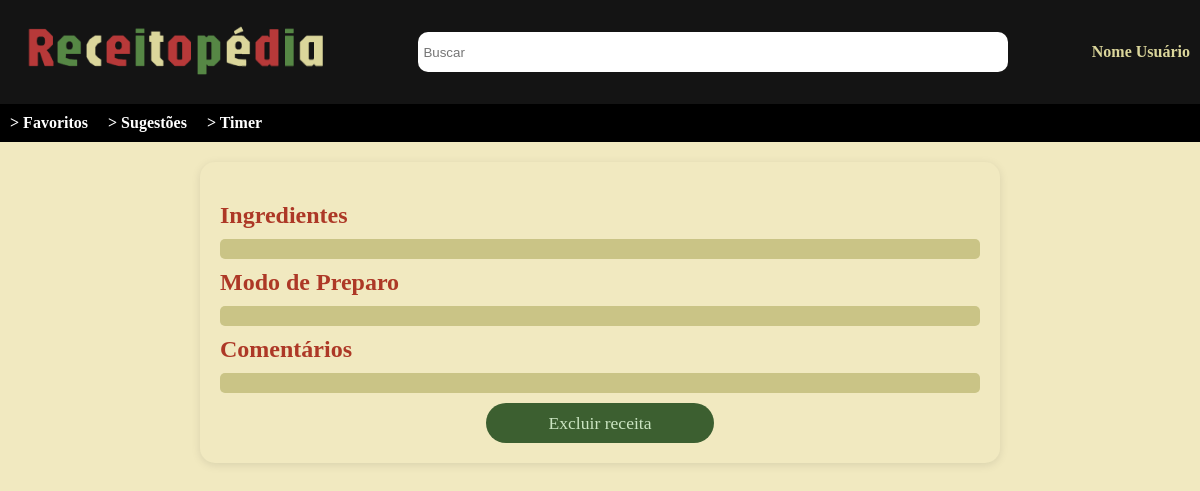
The page /visualizar/24/ on the database as committed earlier.
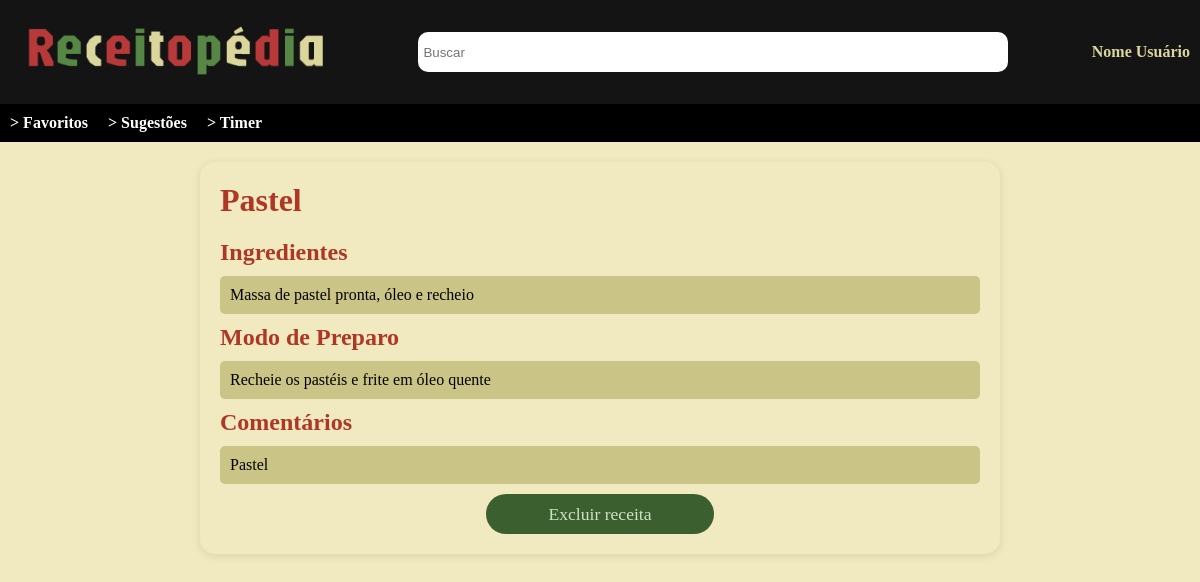
The same page on the database as committed later.
### aplicacao/models.py (models this page shows)
class receita(models.Model):
    nome = models.CharField(max_length=100)
    ingredientes = models.TextField(default="Ingredientes não informados")
    modo_preparo = models.TextField(default="Ingredientes não informados")
    comentarios = models.TextField(default="Comentários não informados")

### aplicacao/views.py (the view)
# urls.py: path('visualizar/<int:id>/', views.RecipeDetailView.as_view(), name='visualizar'),
class RecipeDetailView(View):
    def get(self, request, id):
        ctx={'Receita':receita.objects.filter(id=id).first()}
        return render(request,'visualizar.html',ctx)

### aplicacao/templates/visualizar.html (shortened to what this page needs)
{% load static %}
<!DOCTYPE html>
<html lang="pt-BR">
<head>
    <link rel="stylesheet" href="{% static 'aplicacao/css/visualizar.css' %}">
    <link rel="stylesheet" href="https://cdnjs.cloudflare.com/ajax/libs/font-awesome/6.0.0-beta3/css/all.min.css">
</head>
<body>
    <header>
        <a href="{%url 'aplicacao:home'%}">
            <div class="space">
                <img src="{% static 'aplicacao/img/logo_receitopedia.png' %}" alt="Logo da Receitopédia">
            </div>
        </a>
        <input type="text" placeholder="Buscar">
        <div class="user-info">
            <span>Nome Usuário</span>
        </div>
    </header>
    <nav>
        <ul>
            <li><a href="#">> Favoritos</a></li>
            <li><a href="#">> Sugestões</a></li>
            <li><a href="#">> Timer</a></li>
        </ul>
    </nav>
    <main>
        <div id="card">
            <h1>{{ Receita.nome }}</h1>
            <h2>Ingredientes</h2>
            <p class="colored-line">{{ Receita.ingredientes }}</p>
            <h2>Modo de Preparo</h2>
            <p class="colored-line">{{ Receita.modo_preparo }}</p>
            <h2>Comentários</h2>
            <p class="colored-line">{{ Receita.comentarios }}</p>
            <form action="{% url 'aplicacao:excluir' Receita.id %}" method="post">
                <div class="deleteButton">
                    <button type="submit" class="delete-btn">Excluir receita</button>
                </div>
            </form>
        </div>
    </main>
</body>
</html>

### templates/static/aplicacao/css/visualizar.css (style rules this page uses)
* { margin: 0; padding: 0; box-sizing: border-box; }
body { font-family: Jaro; background-color: #F1E9C0; }
header { background-color: #141414; color: #DBD69B; padding: 10px; display: flex; justify-content: space-between; align-items: center; }
header a { text-decoration: none; }
.space img { width: 325px; height: 80px; }
header input { padding: 5px; width: 50%; height: 40px; border: none; border-radius: 10px; }
header .user-info { display: flex; flex-direction: column; align-items: flex-end; }
header .user-info span:first-child { font-weight: bold; }
nav { background-color: #000000; padding: 10px; }
nav ul { display: flex; list-style-type: none; }
nav ul li { margin-right: 20px; }
nav ul li a { color: #FFF; text-decoration: none; font-weight: bold; transition: color 0.3s; }
h1 { margin-bottom: 20px; color: #AD3826; }
#card { max-width: 800px; margin: 20px auto; background-color: #F1E9C0; border-radius: 15px; padding: 20px; box-shadow: 0 2px 10px rgba(0, 0, 0, 0.1); }
h2 { color: #AD3826; margin-bottom: 10px; text-align: left; }
.colored-line { padding: 10px; border-radius: 5px; margin-bottom: 10px; background-color: #CAC486; }
.deleteButton { text-align: center; }
.delete-btn { border-radius: 30px; background-color: #3C5F30; font-family: Jaro; width: 12%; padding: 0.6%; color: #CBE5C2; font-size: 110%; align-items: center; text-align: center; border: none; transition: 0.3s; width: 30%; height: 40px; }

Rows that differ between the two databases and show on the page:
added receita: nome "Pastel", ingredientes "Massa de pastel pronta, óleo e recheio", modo_preparo "Recheie os pastéis e frite em óleo quente", comentarios "Pastel"
